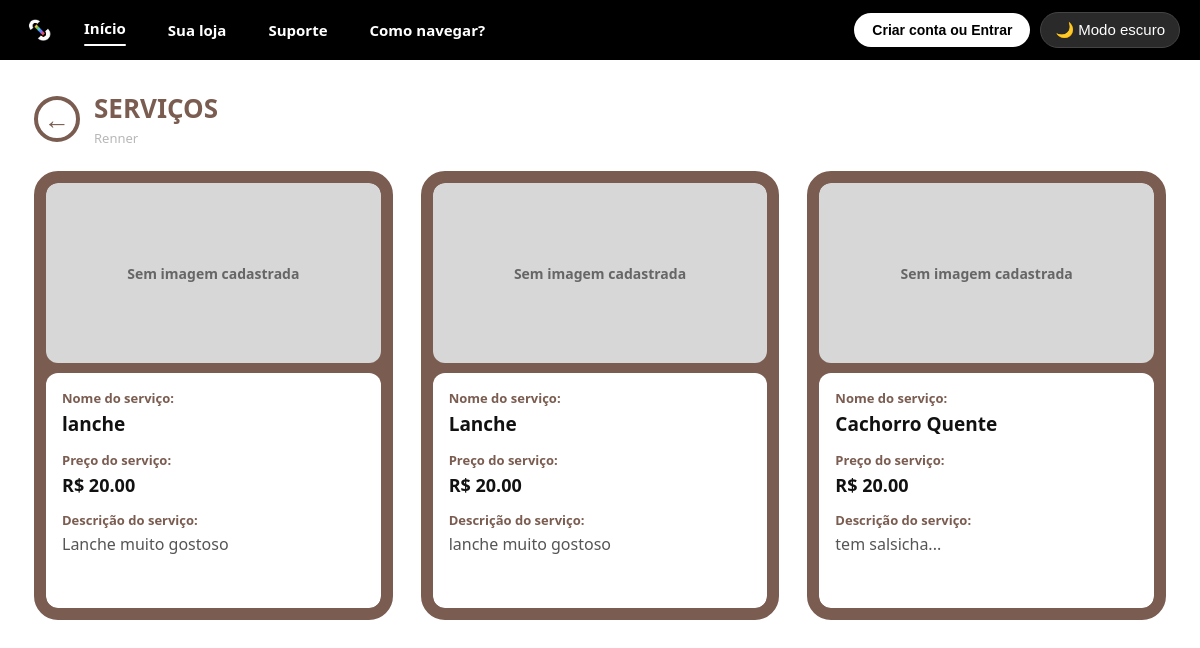
Screenshot of /loja/1/servicos/ with the database file from the repository.
### AppStoreLink/models.py (models this page shows, shortened)
class Loja(models.Model):
    id_loja = models.AutoField(primary_key=True)
    nome_loja = models.CharField(max_length=100)
    telefone_loja = models.CharField(max_length=15, blank=True, null=True)
    email_loja = models.EmailField(max_length=100)
    cnpj = models.CharField(max_length=18, unique=True) # !--!--!--!--!--!--!--! {{MUDAR PARA RECEBER TAMBEM CARACTERES "pois o CNPJ atual recebe letras tembem"}}  !--!--!--!--!--!--!--!
    foto_estabelecimento = models.CharField(max_length=255, blank=True, null=True)
    link = models.URLField(max_length=255, blank=True, null=True)
    id_endereco = models.ForeignKey(
        Endereco, on_delete=models.CASCADE, db_column="id_endereco"
    )
    id_categoria = models.ForeignKey(
        Categoria, on_delete=models.CASCADE, db_column="id_categoria"
    )

class Servico(models.Model):
    id_servico = models.AutoField(primary_key=True)
    nome_servico = models.CharField(max_length=100)
    preco = models.DecimalField(max_digits=10, decimal_places=2)
    descricao = models.TextField(blank=True, null=True)
    foto = models.CharField(max_length=255, blank=True, null=True)
    id_loja = models.ForeignKey(
        Loja, on_delete=models.CASCADE, db_column="id_loja"
    )

### AppStoreLink/views.py (the view)
def InformacoesServico(request, id_loja):
    loja = get_object_or_404(
        Loja.objects.select_related(
            'id_categoria'
        ),
        id_loja=id_loja
    )
    servicos = Servico.objects.filter(
        id_loja=loja
    ).order_by(
        'id_servico'
    )
    contexto = {
        'loja': loja,
        'servicos': servicos,
    }
    return render(
        request,
        'AppStoreLink/InformacoesServico.html',
        contexto
    )

### AppStoreLink/context_processors.py (called while the page is built)
def usuario_logado(request): # -> define a função que chama a cada renderização
    usuario_id = request.session.get('usuario_id') # -> essa linha define que um 'usuario_id' e logado, e nao logado e um 'None'
    usuario = Usuario.objects.filter(pk=usuario_id).first() if usuario_id else None # -> verifica se o 'usuario_id' tem valor, caso nao, retorna 'None'
    return {'usuario_logado': usuario} # -> a chave 'usuario_logado' vira o nome da var. em templates

### templates/AppStoreLink/InformacoesServico.html (shortened to what this page needs)
{% load static %}
<!DOCTYPE html>
<html lang="pt-BR">
<head>
  <link
    rel="stylesheet"
    href="{% static 'AppStoreLink/styles/style.css' %}"
  >
  <link
    rel="stylesheet"
    href="{% static 'AppStoreLink/styles/informacoes-servico.css' %}"
  >
</head>
<body>
  <div class="topbar">
    <div class="logo-icon">
      <img
        src="{% static 'AppStoreLink/images/icon-dark.png' %}"
        alt="StoreLink"
      >
    </div>
    <a
      class="nav-btn active"
      href="{% url 'index' %}"
    >
      Início
    </a>
    <a
      class="nav-btn"
      href="{% url 'perfil-loja' %}"
    >
      Sua loja
    </a>
    <a
      class="nav-btn"
      href="{% url 'suporte' %}"
    >
      Suporte
    </a>
    <a
      class="nav-btn"
      onclick="setActiveNav(this)"
    >
      Como navegar?
    </a>
    {% if request.user.is_authenticated %}
      <button
        class="nav-account-btn"
        data-url="{% url 'perfil-consumidor' %}"
        onclick="location.href=this.dataset.url"
      >
        👤 Minha conta
      </button>
    {% else %}
      <button
        class="nav-account-btn"
        data-url="{% url 'cadastro' %}"
        onclick="location.href=this.dataset.url"
      >
        Criar conta ou Entrar
      </button>
    {% endif %}
    <button
      class="theme-toggle"
      onclick="toggleTheme(this)"
    >
      🌙 Modo escuro
    </button>
  </div>
  <main
    class="
      info-servico-page
      {% if loja.id_categoria.tipo_categoria == 'Alimentos' %}
        info-alimentos
      {% elif loja.id_categoria.tipo_categoria == 'Moda' %}
        info-moda
      {% elif loja.id_categoria.tipo_categoria == 'Esportes' %}
        info-esportes
      {% elif loja.id_categoria.tipo_categoria == 'Construção' %}
        info-construcao
      {% elif loja.id_categoria.tipo_categoria == 'Saúde' %}
        info-saude
      {% elif loja.id_categoria.tipo_categoria == 'Pets' %}
        info-pets
      {% elif loja.id_categoria.tipo_categoria == 'Ambiente' %}
        info-ambiente
      {% elif loja.id_categoria.tipo_categoria == 'Tecnologia' %}
        info-tecnologia
      {% elif loja.id_categoria.tipo_categoria == 'Beleza' %}
        info-beleza
      {% else %}
        info-outros
      {% endif %}
    "
  >
    <div class="info-lista-topo">
      <a
        class="info-voltar"
        href="{% url 'InformacoesLoja' loja.id_loja %}"
        aria-label="Voltar"
      >
        ←
      </a>
      <div>
        <h1>
          SERVIÇOS
        </h1>
        <p>
          {{ loja.nome_loja }}
        </p>
      </div>
    </div>
    {% if servicos %}
      <div class="info-servico-grid">
        {% for servico in servicos %}
          <article class="info-servico-card">
            <div class="info-servico-imagem">
              {% if servico.foto %}
                <img
                  src="{{ servico.foto }}"
                  alt="{{ servico.nome_servico }}"
                  onerror="
                    this.style.display='none';
                    this.nextElementSibling.style.display='flex';
                  "
                >
                <div
                  class="info-sem-imagem"
                  style="display: none;"
                >
                  Sem imagem cadastrada
                </div>
              {% else %}
                <div class="info-sem-imagem">
                  Sem imagem cadastrada
                </div>
              {% endif %}
            </div>
            <div class="info-servico-corpo">
              <span class="info-label">
                Nome do serviço:
              </span>
              <h2>
                {{ servico.nome_servico }}
              </h2>
              <span class="info-label">
                Preço do serviço:
              </span>
              <strong class="info-preco">
                R$ {{ servico.preco }}
              </strong>
              <span class="info-label">
                Descrição do serviço:
              </span>
              <p>
                {% if servico.descricao %}
                  {{ servico.descricao }}
                {% else %}
                  Sem descrição.
                {% endif %}
              </p>
            </div>
          </article>
        {% endfor %}
      </div>
    {% endif %}
  </main>
</body>
</html>

### AppStoreLink/static/AppStoreLink/styles/style.css (style rules this page uses)
* { margin: 0; padding: 0; box-sizing: border-box; }
:root { --bg-page: #ffffff; --text-color: #222222; --hint-color: #b8b8b8; --topbar-bg: #000000; --search-bg: #000000; }
body { font-family: 'Segoe UI', Arial, sans-serif; background: var(--bg-page); color: var(--text-color); transition: background 0.25s ease, color 0.25s ease; }
.topbar { background: var(--topbar-bg); display: flex; align-items: center; padding: 10px 20px; gap: 10px; position: relative; z-index: 200; }
.logo-icon { width: 38px; height: 38px; background: transparent; border-radius: 8px; display: flex; align-items: center; justify-content: center; overflow: hidden; padding: 4px; }
.logo-icon img { width: 100%; height: 100%; object-fit: contain; }
.nav-btn { position: relative; background: transparent; border: none; color: #fff; font-weight: 600; font-size: 15px; padding: 10px 16px; border-radius: 6px; cursor: pointer; transition: transform 0.2s ease, color 0.2s ease, background 0.2s ease; }
.nav-btn.active { color: #fff; transform: translateY(-2px); }
.nav-btn.active::after { content: ""; position: absolute; left: 16px; right: 16px; bottom: 2px; height: 2px; border-radius: 2px; background: #fff; }
.nav-account-btn { margin-left: auto; background: #fff; color: #000; border: none; font-weight: 700; font-size: 14px; padding: 9px 18px; border-radius: 20px; cursor: pointer; display: flex; align-items: center; gap: 6px; transition: transform 0.2s ease, filter 0.2s ease; }
.theme-toggle { background: #2a2a2a; border: 1px solid #444; color: #fff; font-size: 15px; padding: 8px 14px; border-radius: 20px; cursor: pointer; display: flex; align-items: center; gap: 6px; }

### AppStoreLink/static/AppStoreLink/styles/informacoes-servico.css (style rules this page uses)
.topbar .nav-btn { text-decoration: none; }
.info-servico-page { --cor-categoria: #cfcfcf; min-height: calc(100vh - 58px); padding: 30px 34px 55px; background: var(--bg-page); color: var(--text-color); }
.info-moda { --cor-categoria: #7a5c50; }
.info-lista-topo { display: flex; align-items: center; gap: 14px; margin-bottom: 24px; }
.info-voltar { width: 46px; height: 46px; border: 4px solid var(--cor-categoria); border-radius: 50%; display: flex; align-items: center; justify-content: center; color: var(--cor-categoria); text-decoration: none; font-size: 26px; font-weight: 900; transition: transform 0.2s ease, background 0.2s ease, color 0.2s ease; }
.info-lista-topo h1 { margin: 0; color: var(--cor-categoria); font-size: 26px; font-weight: 900; }
.info-lista-topo p { margin: 3px 0 0; color: var(--hint-color); font-size: 13px; }
.info-servico-grid { display: grid; grid-template-columns: repeat( auto-fill, minmax(290px, 1fr) ); gap: 28px; }
.info-servico-card { border: 12px solid var(--cor-categoria); border-radius: 24px; overflow: hidden; background: var(--cor-categoria); transition: transform 0.22s ease, box-shadow 0.22s ease; }
.info-servico-imagem { height: 180px; overflow: hidden; border-radius: 12px; background: #d7d7d7; }
.info-sem-imagem { width: 100%; height: 100%; display: flex; align-items: center; justify-content: center; color: #666666; font-size: 14px; font-weight: 700; }
.info-servico-corpo { min-height: 235px; margin-top: 10px; padding: 16px; border-radius: 12px; background: #ffffff; color: #222222; }
.info-label { display: block; margin-bottom: 4px; color: var(--cor-categoria); font-size: 13px; font-weight: 800; }
.info-servico-corpo h2 { margin: 0 0 14px; font-size: 19px; color: #111111; }
.info-preco { display: block; margin-bottom: 14px; font-size: 18px; color: #111111; }
.info-servico-corpo p { margin: 0; color: #555555; line-height: 1.45; }

### rows the page displays
Loja: nome_loja "Renner"
Servico: shows "Sem imagem cadastrada", nome_servico "lanche", preco "20.00", descricao "Lanche muito gostoso"
Servico: shows "Sem imagem cadastrada", nome_servico "Lanche", preco "20.00", descricao "lanche muito gostoso"
Servico: shows "Sem imagem cadastrada", nome_servico "Cachorro Quente", preco "20.00", descricao "tem salsicha..."
